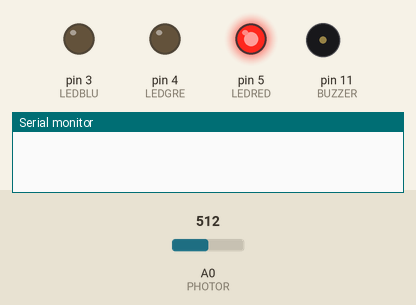
The sketch below on a simulated Arduino Uno, built with avr-gcc and run on an emulated ATmega328P. Parts: output pins drawn as LEDs (lit = HIGH), buzzer (waves = sounding, pin HIGH), the last lines printed to the serial monitor. Inputs (shaded band) come from the test bench; at power-on: A0 (PHOTOR) = 512.

Above: at 0.07 s.
At 0.9 s:
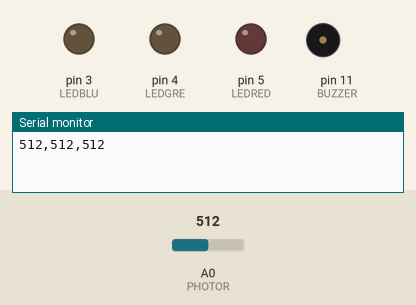
At 1.82 s:
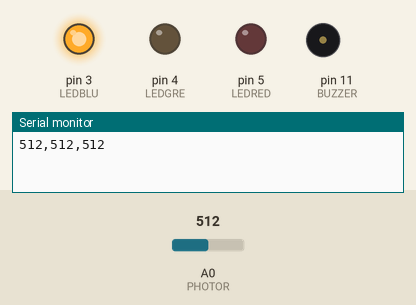
At 3.12 s:
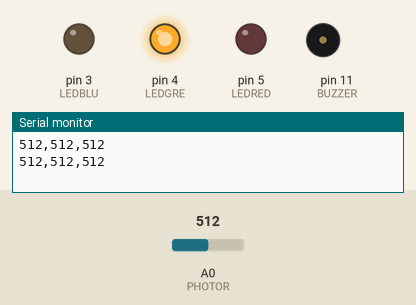
Timing chart, 0 to 3.4 s (numbered marks = the images above):
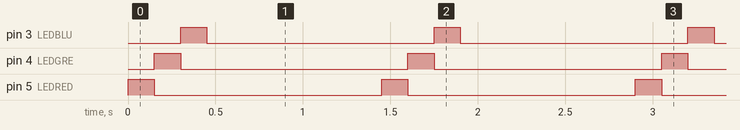

The sketch:

truc.ino
```cpp
/*
 * Very basic Arduino sketch for TRUC
 * All values are totally arbitrary
 * Have to change it manually according to your measures
 */

// Pins
#define PHOTOR 0
#define LEDRED 5
#define LEDGRE 4
#define LEDBLU 3
#define BUZZER 11

// Color indexes for range tabs
#define RED 0
#define GRE 1
#define BLU 2

// Ranges definition - hand made
//                RED, GRE, BLU

// RED
int red_min[3] = {510, 70 , 140};
int red_max[3] = {570, 100, 170};

// WHITE
int tab_min[3] = {600, 160, 370};
int tab_max[3] = {640, 220, 420};

// BLUE
int blu_min[3] = {200, 40 , 200};
int blu_max[3] = {250, 80 , 250};

// VIOLET
int tpu_min[3] = {210, 30 , 120};
int tpu_max[3] = {260, 80 , 180};

// BLACK
int tbl_min[3] = {130 ,20 , 70};
int tbl_max[3] = {170, 60 , 90};


void setup() {
  // Leds pins init
  pinMode(LEDRED, OUTPUT);
  pinMode(LEDBLU, OUTPUT);
  pinMode(LEDGRE, OUTPUT);
  pinMode(BUZZER, OUTPUT);
  // For debug purposes only
  Serial.begin(9600);
}

void loop() {
  // Make RBG probing
  int red, green, blue = 0;

  digitalWrite(LEDRED, HIGH);
  delay(150);
  red = analogRead(PHOTOR);
  digitalWrite(LEDRED, LOW);

  digitalWrite(LEDGRE, HIGH);
  delay(150);
  green = analogRead(PHOTOR);
  digitalWrite(LEDGRE, LOW);

  digitalWrite(LEDBLU, HIGH);
  delay(150);
  blue = analogRead(PHOTOR);
  digitalWrite(LEDBLU, LOW);

  // Test if white
  if (red >= tab_min[RED] && green >= tab_min[GRE] && blue >= tab_min[BLU])
  {
    if (red <= tab_max[RED] && green <= tab_max[GRE] && blue <= tab_max[BLU])
    {
      tone(BUZZER, 3000, 500);
      Serial.print("red");
    }
  }

  // Test if red
  if (red >= red_min[RED] && green >= red_min[GRE] && blue >= red_min[BLU])
  {
    if (red <= red_max[RED] && green <= red_max[GRE] && blue <= red_max[BLU])
    {
      tone(BUZZER, 1500, 500);
      Serial.print("red");
    }
  }

  // Test if blue
  if (red >= blu_min[RED] && green >= blu_min[GRE] && blue >= blu_min[BLU])
  {
    if (red <= blu_max[RED] && green <= blu_max[GRE] && blue <= blu_max[BLU])
    {
      tone(BUZZER, 2000, 500);
      Serial.print("blue");
    }
  }

  // Test if purple
  if (red >= tpu_min[RED] && green >= tpu_min[GRE] && blue >= tpu_min[BLU])
  {
    if (red <= tpu_max[RED] && green <= tpu_max[GRE] && blue <= tpu_max[BLU])
    {
      tone(BUZZER, 800, 500);
      Serial.print("table - purple");
    }
  }


  // Test if black
  if (red >= tbl_min[RED] && green >= tbl_min[GRE] && blue >= tbl_min[BLU])
  {
    if (red <= tbl_max[RED] && green <= tbl_max[GRE] && blue <= tbl_max[BLU])
    {
      tone(BUZZER, 200, 500);
      Serial.print("table - black");
    }
  }

  // Currently your only way of getting init values
  Serial.print(String(red) + ',' + String(green) + ',' + String(blue) + '\n');

  // Probe and beep every second
  delay(1000);
}
```

Measured:
- by itself, pin 3 (LEDBLU), pin 4 (LEDGRE), pin 5 (LEDRED): alternates HIGH for 0.15 s and LOW for 1.3 s
- by itself, everything shown: repeats every 1.5 s, in 4 steps
